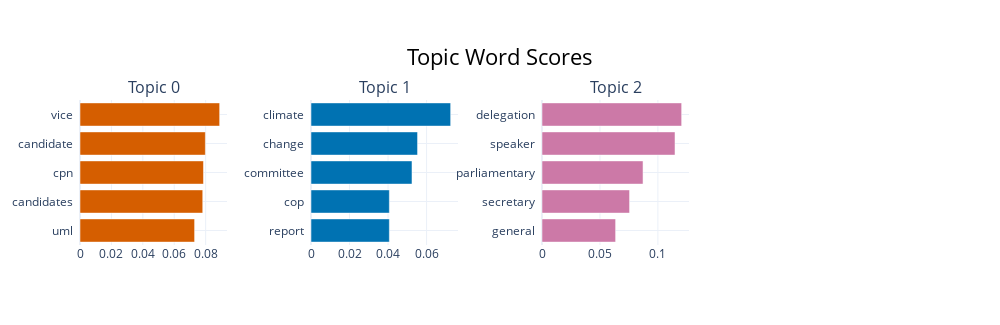

Notebook code cell kept with this figure:
### Markdown cell above
# Visualization

### Code cell
topic_model.visualize_barchart()

### Figure 1 — Plotly figure (JSON) as saved in the notebook; plotly's stock layout.template omitted (floating-point values rounded to 4 significant figures)
{"data": [{"marker": {"color": "#D55E00"}, "orientation": "h", "type": "bar", "x": [0.07296, 0.07815, 0.07861, 0.07981, 0.08891], "xaxis": "x", "y": ["uml  ", "candidates  ", "cpn  ", "candidate  ", "vice  "], "yaxis": "y"}, {"marker": {"color": "#0072B2"}, "orientation": "h", "type": "bar", "x": [0.04067, 0.04067, 0.05242, 0.05531, 0.07249], "xaxis": "x2", "y": ["report  ", "cop  ", "committee  ", "change  ", "climate  "], "yaxis": "y2"}, {"marker": {"color": "#CC79A7"}, "orientation": "h", "type": "bar", "x": [0.06351, 0.07555, 0.08717, 0.1148, 0.1205], "xaxis": "x3", "y": ["general  ", "secretary  ", "parliamentary  ", "speaker  ", "delegation  "], "yaxis": "y3"}], "layout": {"annotations": [{"font": {"size": 16}, "showarrow": false, "text": "Topic 0", "x": 0.0875, "xanchor": "center", "xref": "paper", "y": 1, "yanchor": "bottom", "yref": "paper"}, {"font": {"size": 16}, "showarrow": false, "text": "Topic 1", "x": 0.3625, "xanchor": "center", "xref": "paper", "y": 1, "yanchor": "bottom", "yref": "paper"}, {"font": {"size": 16}, "showarrow": false, "text": "Topic 2", "x": 0.6375, "xanchor": "center", "xref": "paper", "y": 1, "yanchor": "bottom", "yref": "paper"}], "height": 325, "hoverlabel": {"bgcolor": "white", "font": {"family": "Rockwell", "size": 16}}, "showlegend": false, "title": {"font": {"color": "Black", "size": 22}, "text": "Topic Word Scores", "x": 0.5, "xanchor": "center", "yanchor": "top"}, "width": 1000, "xaxis": {"anchor": "y", "domain": [0, 0.175], "showgrid": true}, "xaxis2": {"anchor": "y2", "domain": [0.275, 0.45], "showgrid": true}, "xaxis3": {"anchor": "y3", "domain": [0.55, 0.725], "showgrid": true}, "xaxis4": {"anchor": "y4", "domain": [0.825, 1], "showgrid": true}, "yaxis": {"anchor": "x", "domain": [0, 1], "showgrid": true}, "yaxis2": {"anchor": "x2", "domain": [0, 1], "showgrid": true}, "yaxis3": {"anchor": "x3", "domain": [0, 1], "showgrid": true}, "yaxis4": {"anchor": "x4", "domain": [0, 1], "showgrid": true}}}
